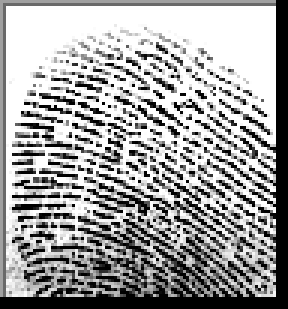
#> input picture data/100_M_Right_thumb.BMP, 96 x 103 px, given in place of 605_M_Left_thumb_finger.bmp, which was not available (shown 3 times larger)
$ jupyter execute --allow-errors important1.ipynb   (Python 2 division)
#> lines starting #> are read from the running program, lines starting #| are printed output that depends on the picture; after the words box and inside, x2 and y2 are one past the last pixel; in counts of white or black regions, pixels touching at a corner belong together
[cell 1]
import numpy as np
import glob
import matplotlib.pyplot as plt
import os
import cv2
from PIL import Image
from skimage.color import rgb2gray

[cell 2]
# Define the directory containing your photos
photos_directory = "F:/modelai/FingerPrintModel/fingerprint_recognition-master/fingerprint_recognition-master/fingerprint_recognition-master/file/Cropped_Fingerprints(2)/Ziad/"

# Define the pattern to match image files (you can adjust this pattern if needed)
image_files_pattern = "*.bmp"

# Get a list of file paths matching the pattern
photo_paths = glob.glob(photos_directory + image_files_pattern)
# Display the list of photo paths
print("Photo paths:")
for path in photo_paths:
    print(path)

[cell 3]
# Define a dictionary to map finger names to numbers
finger_mapping = {'thumb': 0, 'index': 1, 'middle': 2, 'ring': 3, 'little': 4}
# Initialize lists to store image data and target labels
image_data = []
target_labels = []
for filename in os.listdir(photos_directory):
    if filename.endswith(".bmp"):
        subject_id, gender, lr, finger, _ = filename.split('_')
        # gender, lr, finger, _ = etc.split('_')
        gender = 0 if gender == 'M' else 1
        lr = 0 if lr =='Left' else 1

        if finger == 'thumb':
            finger = 0
        elif finger == 'index':
            finger = 1
        elif finger == 'middle':
            finger = 2
        elif finger == 'ring':
            finger = 3
        elif finger == 'little':
            finger = 4
        target_labels.append([subject_id, gender, lr, finger])
        path = photos_directory + filename
        img = Image.open(path)
        print(img.size)
        if img.mode != 'RGB':
            # print(img.mode)
            img = img.convert('RGB')
        # [7 lines of commented-out code are left out]
        img_np_array = np.array(img)
        gray_image = rgb2gray(img_np_array)
        gray_image = np.expand_dims(gray_image, axis=-1)
        real_photo = gray_image.astype(np.float32)
        # [15 lines of commented-out code are left out]
        image_data.append(real_photo)

# Convert lists to NumPy arrays
# image_data = np.array(image_data)
target_labels = np.array(target_labels)

[cell 4]
from skimage.transform import resize
image_data = np.array([resize(img, (90, 90), order=3, preserve_range=True) for img in image_data])
#> (the rest of this cell did not finish here and is left out)

[cell 5]
print(image_data.shape)
for i in range(len(image_data)):
    plt.figure(figsize=(8, 4))
    plt.subplot(1, 3, 1)
    # plt.title(target_labels[i])
    plt.imshow(image_data[i].squeeze(),cmap='gray')

# image_data[0] = image_data[0].astype(np.float32)/255.
# print(image_data[0])
# import numpy as np
#> (the rest of this cell did not finish here and is left out)

[cell 6]
import numpy as np
#> (the rest of this cell did not finish here and is left out)

#> (a cell that did not finish here is left out)

[cell 8]
import cv2
import numpy as np

# Read the image
image = cv2.imread('F:/modelai/FingerPrintModel/fingerprint_recognition-master/fingerprint_recognition-master/fingerprint_recognition-master/file/Cropped_Fingerprints(2)/Ziad/605_M_Left_thumb_finger.bmp', cv2.IMREAD_GRAYSCALE)
#> image is the input picture: shape (103, 96); min 0, max 255, mean 161.6

# Convert image to float32
image_float = np.float32(image)

# Normalize to range 0-1
normalized_image = cv2.normalize(image_float, None, 0.0, 1.0, cv2.NORM_MINMAX)

# Scale to 0-255
scaled_image = np.uint8(normalized_image * 1)
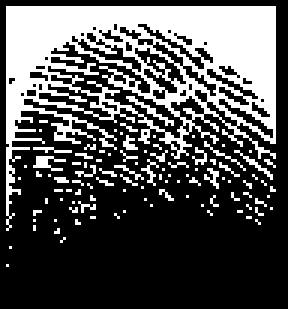
#> scaled_image: shape (103, 96) (shown 3 times larger); values 0 (black) and 1 (white), 31.9% white; 101 white regions (97 under 20 px), largest, box (x1, y1, x2, y2) and area: (2, 2, 92, 77) 2720, (42, 32, 58, 42) 29, (11, 52, 22, 57) 28, (78, 50, 91, 60) 21

# [11 lines of commented-out code are left out]
#> (the rest of this cell did not finish here and is left out)


$ run again, on data/13_M_L_foot.BMP
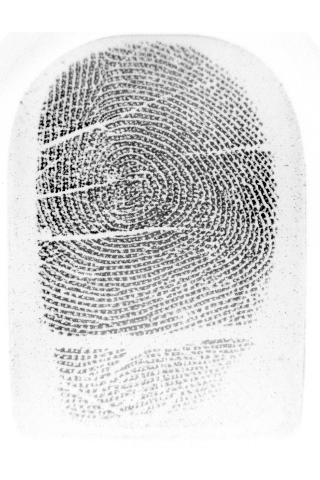
#> input picture data/13_M_L_foot.BMP, 320 x 480 px, given in place of 605_M_Left_thumb_finger.bmp, which was not available
#> image is the input picture: shape (480, 320); min 0, max 255, mean 216.5
#> `scaled_image = np.uint8(normalized_image * 1)`:
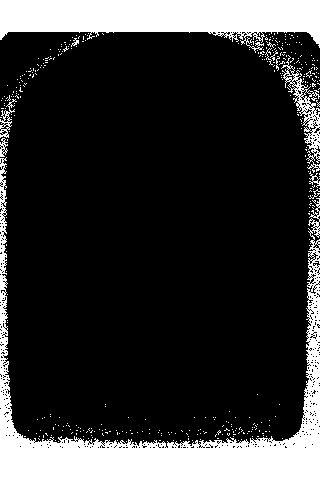
#> scaled_image: shape (480, 320); values 0 (black) and 1 (white), 19.3% white; 402 white regions (391 under 20 px), largest, box (x1, y1, x2, y2) and area: (0, 157, 320, 480) 16705, (0, 0, 320, 53) 10699, (281, 55, 320, 173) 1062

$ run again, on data/14_M_L_foot.BMP
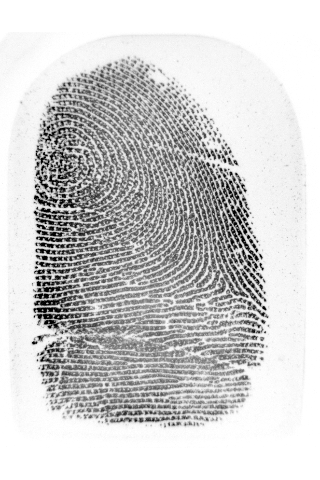
#> input picture data/14_M_L_foot.BMP, 320 x 480 px, given in place of 605_M_Left_thumb_finger.bmp, which was not available
#> image is the input picture: shape (480, 320); min 0, max 255, mean 206.4
#> `scaled_image = np.uint8(normalized_image * 1)`:
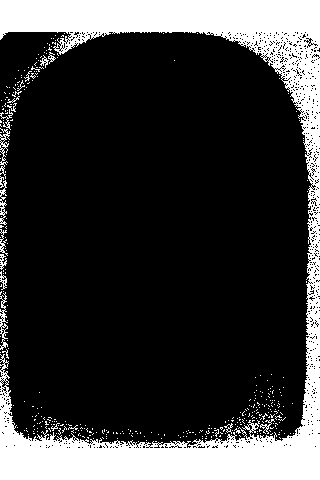
#> scaled_image: shape (480, 320); values 0 (black) and 1 (white), 21.9% white; 375 white regions (357 under 20 px), largest, box (x1, y1, x2, y2) and area: (0, 0, 320, 480) 31724, (0, 292, 8, 350) 198, (0, 128, 10, 179) 169

$ run again, on data/15_M_L_foot.BMP
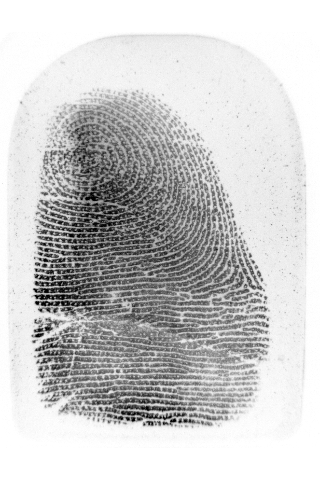
#> input picture data/15_M_L_foot.BMP, 320 x 480 px, given in place of 605_M_Left_thumb_finger.bmp, which was not available
#> image is the input picture: shape (480, 320); min 0, max 255, mean 201.9
#> `scaled_image = np.uint8(normalized_image * 1)`:
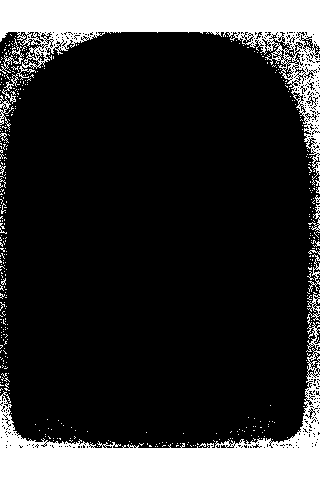
#> scaled_image: shape (480, 320); values 0 (black) and 1 (white), 19.1% white; 426 white regions (416 under 20 px), largest, box (x1, y1, x2, y2) and area: (0, 0, 320, 185) 14497, (0, 292, 320, 480) 13337, (0, 38, 24, 74) 164
